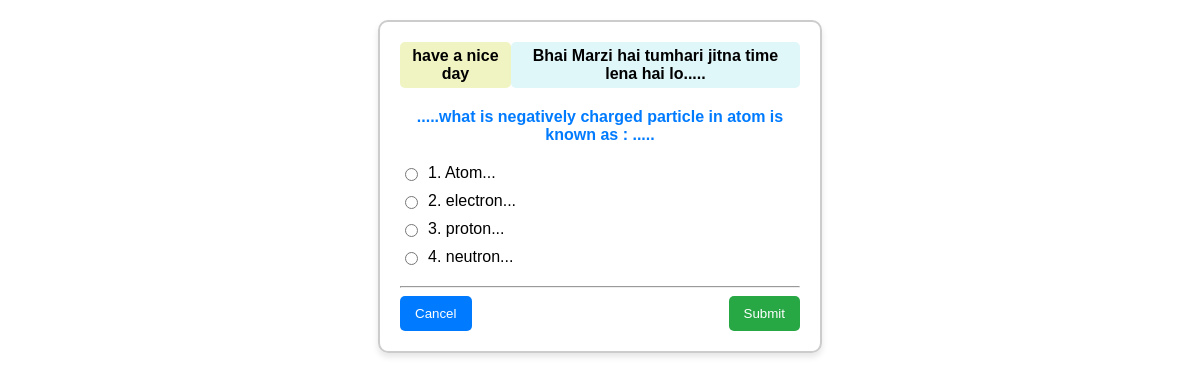
The app's page /start_test/1/1, older data.
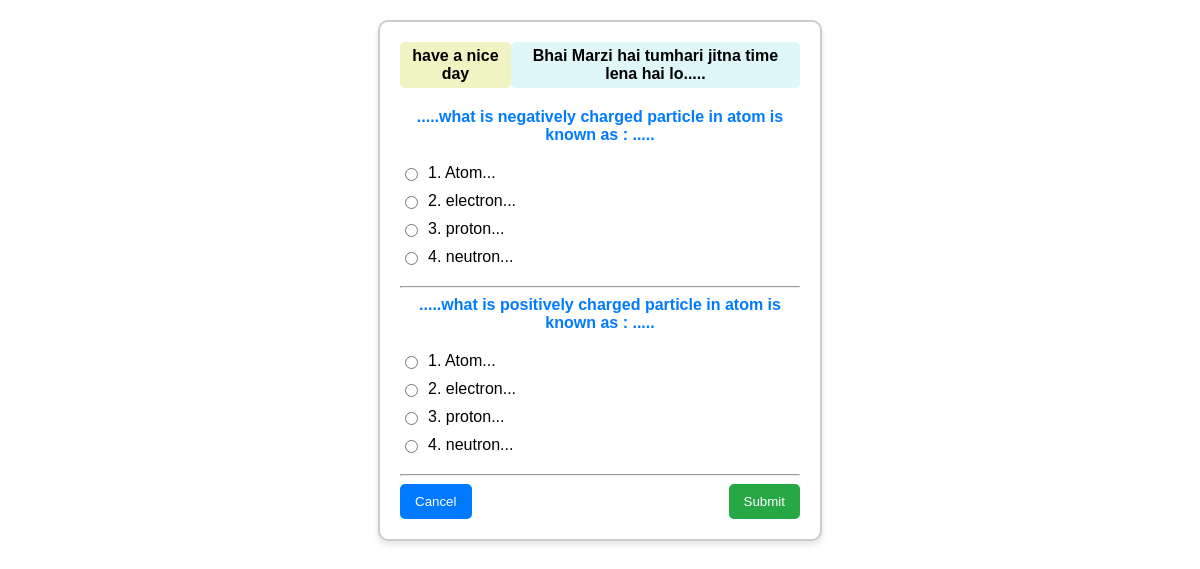
The same page, newer data.
### backend/models.py (models this page shows)
class Questions(db.Model):
    __tablename__ = 'questions'
    question_id=db.Column(db.Integer, primary_key=True,autoincrement=True)#iska student id se kuch lena dena nahi hai
    chapter_id=db.Column(db.Integer, db.ForeignKey('chapters.chapter_id'), nullable=False)
    quiz_id=db.Column(db.Integer, db.ForeignKey('quiz.quiz_id'), nullable=False)
    question_title=db.Column(db.String(80), nullable=False)
    question=db.Column(db.String(300), nullable=False)
    option_a=db.Column(db.String(300), nullable=False)
    option_b=db.Column(db.String(300), nullable=False)
    option_c=db.Column(db.String(300), nullable=False)
    option_d=db.Column(db.String(300), nullable=False)
    correct_option=db.Column(db.String(300), nullable=False)

### backend/controllers.py (the view, shortened to what this page needs)
@app.route("/start_test/<int:quiz_id>/<int:user_id>",methods=["GET","POST"])
def start_test(quiz_id,user_id):
    user=Admin_User_Details.query.filter_by(id=user_id).first().Full_name
    question=Questions.query.filter_by(quiz_id=quiz_id).all()
    return render_template("1a_start_test.html" ,user_id=user_id, question=question,user=user,quiz_id=quiz_id)

### templates/1a_start_test.html (shortened to what this page needs)
<!DOCTYPE html>
<html lang="en">
<head>
    <link rel="stylesheet" href="/static/css/1a_start_test.css">
</head>
<body>
    <div class="quiz-container">
        {%if question%}
        <div class="header">
            <span class="question-number">have a nice day</span>
            <span class="timer" id="timer">Bhai Marzi hai tumhari jitna time lena hai lo.....</span>
        </div>
        <form action="/start_test/{{quiz_id}}/{{user_id}}" method="post">
            {%for question_details in question%}
                <div class="question">.....{{question_details.question}}.....</div>
                <div class="options">
                    <div class="option">
                        <input type="radio" id="option1" name="{{question_details.question_id}}" value="{{question_details.option_a}}">
                        <label for="option1">1. {{question_details.option_a}}...</label>
                    </div>
                    <div class="option">
                        <input type="radio" id="option2" name="{{question_details.question_id}}" value="{{question_details.option_b}}">
                        <label for="option2">2. {{question_details.option_b}}...</label>
                    </div>
                    <div class="option">
                        <input type="radio" id="option3" name="{{question_details.question_id}}" value="{{question_details.option_c}}">
                        <label for="option3">3. {{question_details.option_c}}...</label>
                    </div>
                    <div class="option">
                        <input type="radio" id="option4" name="{{question_details.question_id}}" value="{{question_details.option_d}}">
                        <label for="option4">4. {{question_details.option_d}}...</label>
                    </div>
                </div>
                <hr>
            {%endfor%}
            <div class="buttons">
            <button type="button" class="save" onclick="window.location.href='/user_home/{{user_id}}'" >Cancel</button>
            <button type="submit" class="submit">Submit</button>
        </div>
        </form>
        {%else%}
        <div>No question found</div>
        {%endif%}
    </div>
</body>
</html>

Row changes from the older to the newer data that the page shows:
added Questions: question "what is positively charged particle in atom is known as :", option_a "Atom", option_b "electron", option_c "proton", option_d "neutron"
